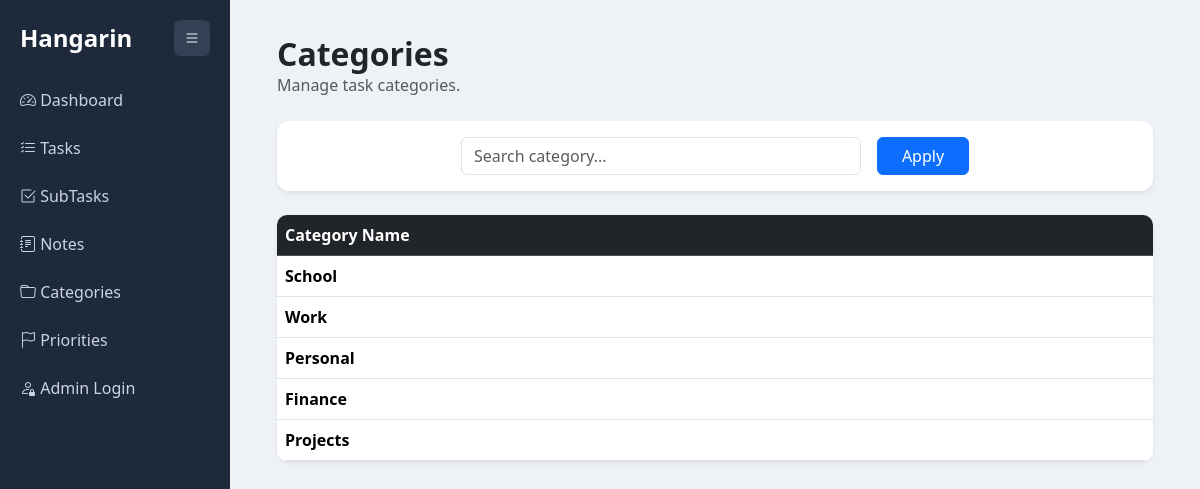
Page /categories/ on the committed database.
### planner/models.py (models this page shows, shortened)
class Category(models.Model):
    name = models.CharField(max_length=100)
    class Meta:
        verbose_name = "Category"
        verbose_name_plural = "Categories"

### planner/views.py (the view)
# urls.py: path('categories/', category_list, name='category_list'),
def category_list(request):
    categories = Category.objects.all()
    search = request.GET.get('search')
    if search:
        categories = categories.filter(name__icontains=search)
    context = {
        'categories': categories
    }
    return render(request, 'category_list.html', context)

### templates/category_list.html
{% extends "base.html" %}
{% block content %}
<div class="container" style="max-width:900px;">
<div class="mb-4">
<h2 class="fw-semibold mb-0">Categories</h2>
<p class="text-muted">Manage task categories.</p>
</div>
<div class="card shadow-sm p-3 mb-4">
<form method="GET"
class="d-flex justify-content-center align-items-center gap-3">
<input type="text"
name="search"
class="form-control"
style="max-width:400px;"
placeholder="Search category..."
value="{{ request.GET.search }}">
<button class="btn btn-primary px-4">
Apply
</button>
</form>
</div>
<div class="card shadow-sm">
<table class="table align-middle mb-0">
<thead class="table-dark">
<tr>
<th> Category Name</th>
</tr>
</thead>
<tbody>
{% for category in categories %}
<tr>
<td class="fw-semibold">
{{ category.name }}
</td>
</tr>
{% empty %}
<tr>
<td class="text-center text-muted">
No categories found
</td>
</tr>
{% endfor %}
</tbody>
</table>
</div>
</div>
{% endblock %}

### templates/base.html (style rules this page uses)
body { background:#eef2f7; font-family:'Segoe UI', Tahoma, Geneva, Verdana, sans-serif; }
.table { background:white; border-radius:10px; overflow:hidden; }
.card { border:none; border-radius:12px; }
.table td { vertical-align: middle; }

### rows in the picture
Category: name "School"
Category: name "Work"
Category: name "Personal"
Category: name "Finance"
Category: name "Projects"
